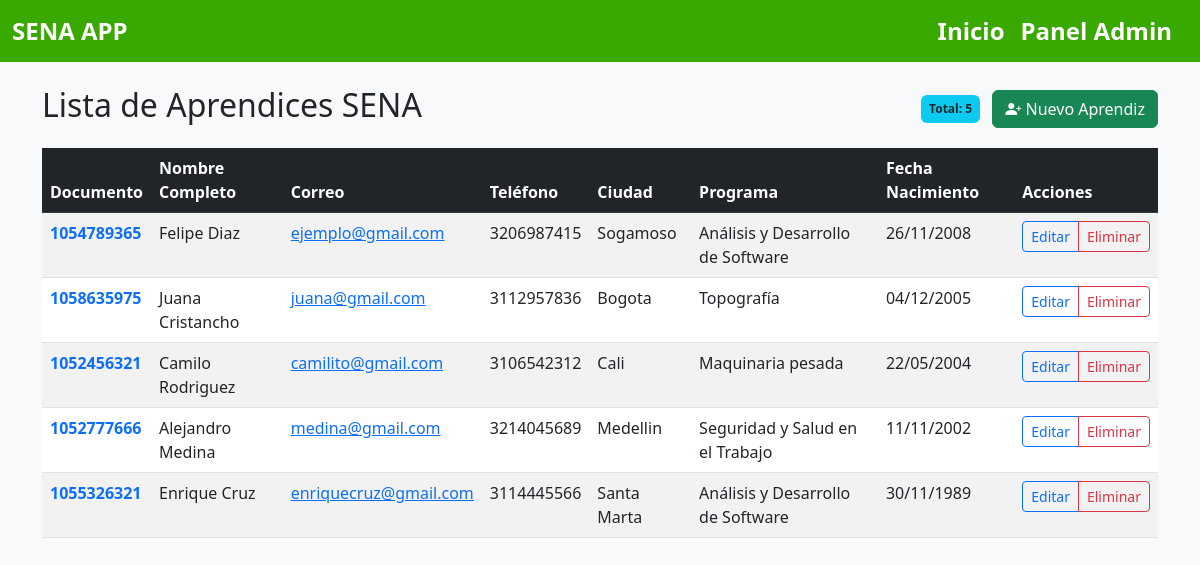
The app's page /lista/ with its own data.
### aprendices/models.py (models this page shows, shortened)
class Aprendiz (models.Model):
    documento_identidad = models.CharField(max_length=30, unique=True)
    nombre = models.CharField(max_length=255)
    apellido = models.CharField(max_length=255)
    telefono = models.CharField(max_length=10, null=True)
    correo_electronico = models.EmailField(null=True)
    fecha_de_nacimiento = models.DateField(null=True)
    ciudad = models.CharField(max_length=20, null=True)
    programa = models.CharField(max_length=100, null=True)

### aprendices/views.py (the view)
# urls.py: path('lista/', views.all_aprendices, name='ver_aprendices'),
def all_aprendices(request):
    aprendices = Aprendiz.objects.all()
    return render(request, 'all_aprendices.html', {'aprendices': aprendices})

### aprendices/Templates/all_aprendices.html
{% extends 'master.html' %}
{% block content %}
<div class="container mt-4">
    <div class="d-flex justify-content-between align-items-center mb-3">
        <h2>Lista de Aprendices SENA</h2>
        <div>
            <span class="badge bg-info text-dark p-2 me-2">Total: {{ aprendices.count }}</span>
            <a href="{% url 'aprendices:agregar_aprendiz' %}" class="btn btn-success">
                <i class="bi bi-person-plus-fill"></i> Nuevo Aprendiz
            </a>
        </div>
    </div>
    <table class="table table-striped table-hover">
        <thead class="table-dark">
            <tr>
                <th>Documento</th>
                <th>Nombre Completo</th>
                <th>Correo</th>
                <th>Teléfono</th>
                <th>Ciudad</th>
                <th>Programa</th>
                <th>Fecha Nacimiento</th>
                <th>Acciones</th>
            </tr>
        </thead>
        <tbody>
            {% for a in aprendices %}
            <tr>
                <td>
                    <a href="{% url 'aprendices:details' a.documento_identidad %}" class="fw-bold text-decoration-none">
                        {{ a.documento_identidad }}
                    </a>
                </td>
                <td>{{ a.nombre }} {{ a.apellido }}</td>
                <td><a href="mailto:{{ a.correo_electronico }}">{{ a.correo_electronico }}</a></td>
                <td>{{ a.telefono }}</td>
                <td>{{ a.ciudad }}</td>
                <td>{{ a.programa }}</td>
                <td>{{ a.fecha_de_nacimiento|date:"d/m/Y" }}</td>
                <td>
                    <div class="btn-group btn-group-sm">
                        <a href="{% url 'aprendices:editar_aprendiz' a.documento_identidad %}" class="btn btn-outline-primary">Editar</a>
                        <a href="{% url 'aprendices:eliminar_aprendiz' a.documento_identidad %}" class="btn btn-outline-danger">Eliminar</a>
                    </div>
                </td>
            </tr>
            {% endfor %}
        </tbody>
    </table>
</div>
{% endblock %}

### aprendices/static/css/estilos.css (style rules this page uses)
body { background-color: #f8f9fa; }

### records on screen
Aprendiz: documento_identidad "1054789365", nombre "Felipe", apellido "Diaz", correo_electronico "ejemplo@gmail.com", telefono "3206987415", ciudad "Sogamoso", programa "Análisis y Desarrollo de Software", fecha_de_nacimiento "26/11/2008"
Aprendiz: documento_identidad "1058635975", nombre "Juana", apellido "Cristancho", correo_electronico "juana@gmail.com", telefono "3112957836", ciudad "Bogota", programa "Topografía", fecha_de_nacimiento "04/12/2005"
Aprendiz: documento_identidad "1052456321", nombre "Camilo", apellido "Rodriguez", correo_electronico "camilito@gmail.com", telefono "3106542312", ciudad "Cali", programa "Maquinaria pesada", fecha_de_nacimiento "22/05/2004"
Aprendiz: documento_identidad "1052777666", nombre "Alejandro", apellido "Medina", correo_electronico "medina@gmail.com", telefono "3214045689", ciudad "Medellin", programa "Seguridad y Salud en el Trabajo", fecha_de_nacimiento "11/11/2002"
Aprendiz: documento_identidad "1055326321", nombre "Enrique", apellido "Cruz", correo_electronico "enriquecruz@gmail.com", telefono "3114445566", ciudad "Santa Marta", programa "Análisis y Desarrollo de Software", fecha_de_nacimiento "30/11/1989"

### other values on screen
{{ aprendices.count }} "5"
